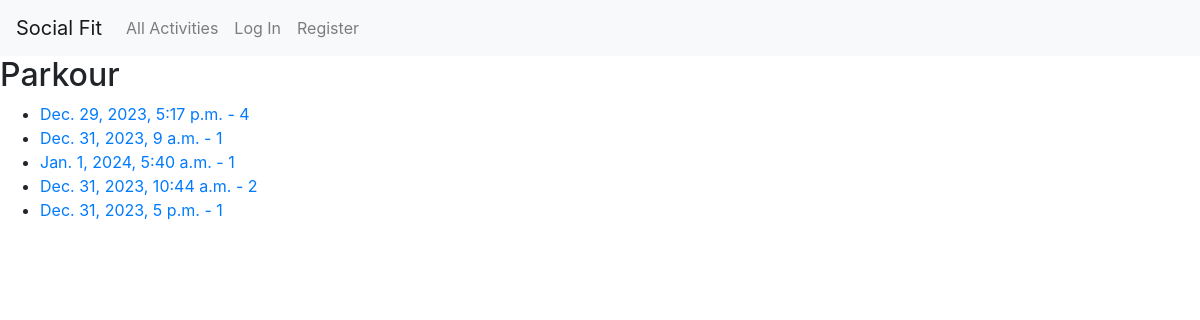
The app's page /activities/2 with its own data.
### booking/models.py (models this page shows, shortened)
class Activity(models.Model):
    created_by = models.ForeignKey(User, on_delete=models.CASCADE, related_name='activity_owner')
    name = models.CharField(max_length=30)
    description = models.TextField()
    image = models.ImageField(upload_to = 'images/')
    active = models.BooleanField(default=True)

class ActivitySchedule(models.Model):
    activity = models.ForeignKey(Activity, on_delete=models.CASCADE)
    instructor = models.ForeignKey(User, on_delete=models.CASCADE, related_name='instructor_activities')
    date = models.DateTimeField(null=True)
    capacity = models.IntegerField(null=True)
    cost = models.IntegerField(null=True)
    description = models.TextField(null=True)
    active = models.BooleanField(default=True)
    reservations = models.ManyToManyField(User, through='ActivityReservation')

### booking/views.py (the view)
# urls.py: path("activities/<int:activity_id>", views.activity, name="activity"),
def activity(request, activity_id):
    try:
        activity = Activity.objects.get(pk=activity_id)
    except activity.DoesNotExist:
        raise Http404("Activity not found.")
    return render(request, "booking/activity.html",
    {
        "activity": activity
    })

### booking/templates/booking/activity.html
{% extends "booking/layout.html" %}
{% block body %}
    <h2>{{ activity.name }}</h2>
    <ul>
        {% for schedule in activity.activityschedule_set.all %}
            <li>
                <a href="{% url 'booking:schedule' schedule.id %}">
                {{ schedule.date }} - {{ schedule.cost }}
                </a>
            </li>
        {% endfor %}
    </ul>
{% endblock %}

### records on screen
Activity: name "Parkour"
ActivitySchedule: date "Dec. 29, 2023, 5:17 p.m.", cost "4"
ActivitySchedule: date "Dec. 31, 2023, 9 a.m.", cost "1"
ActivitySchedule: date "Jan. 1, 2024, 5:40 a.m.", cost "1"
ActivitySchedule: date "Dec. 31, 2023, 10:44 a.m.", cost "2"
ActivitySchedule: date "Dec. 31, 2023, 5 p.m.", cost "1"
